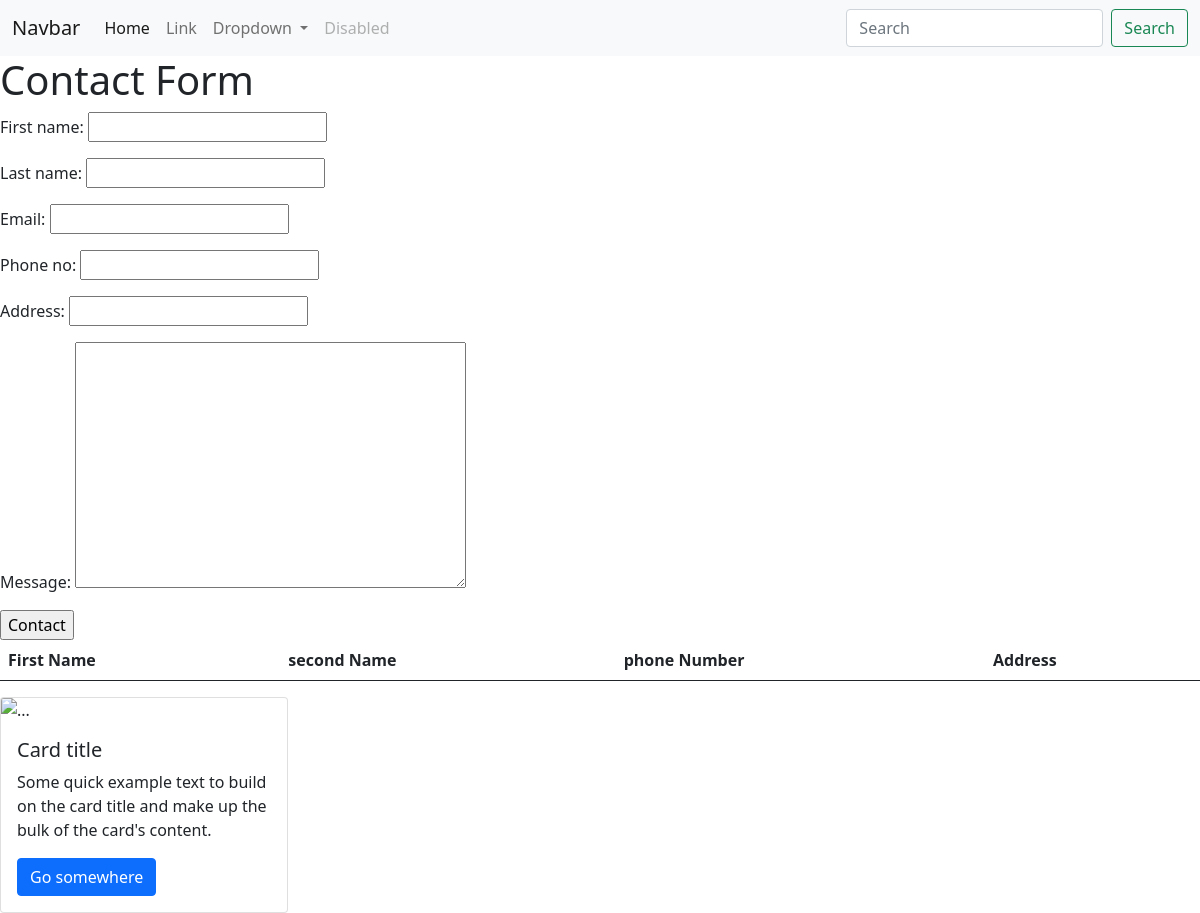
The app's page /secondapp/contact-us/, older data.
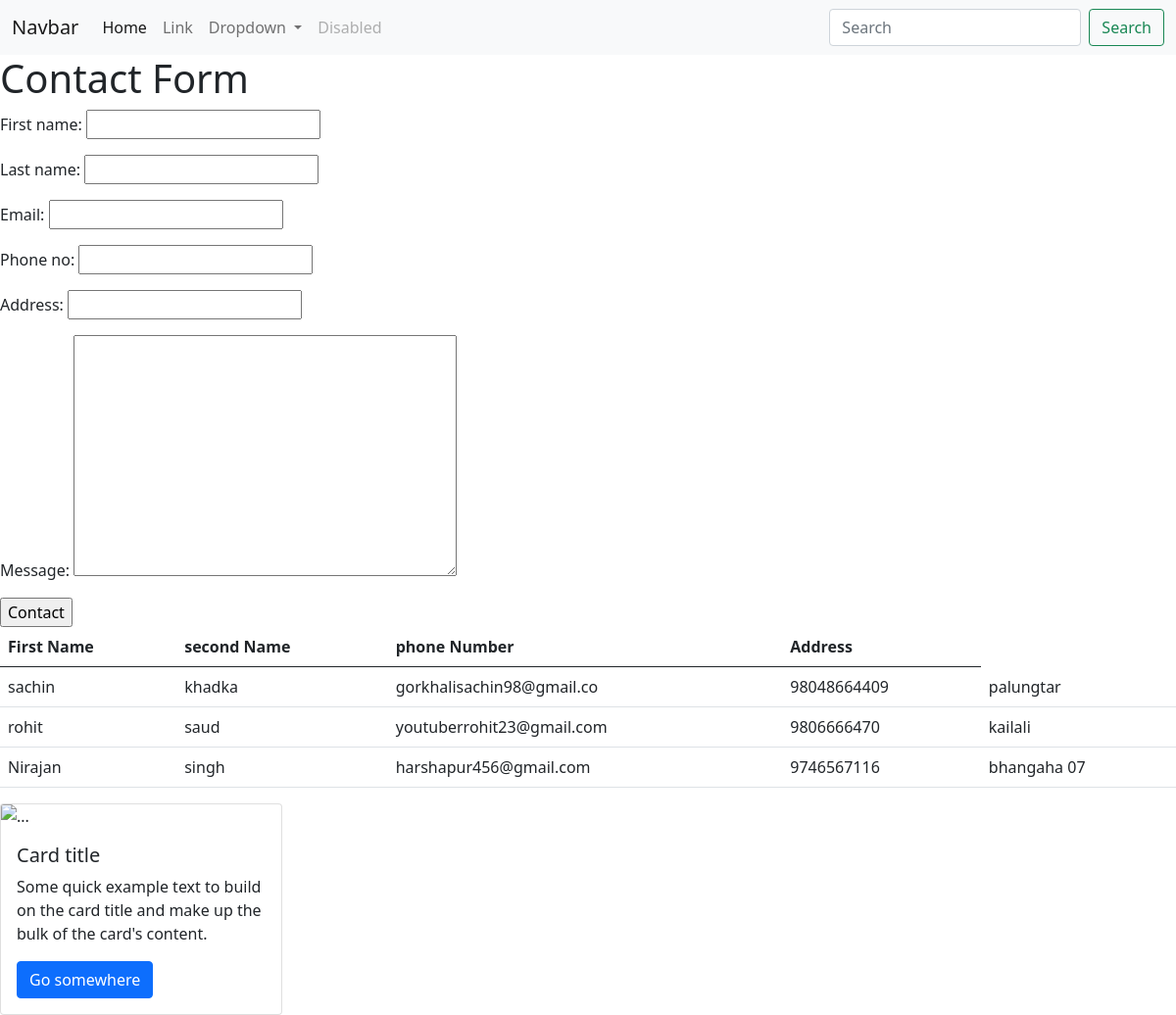
The same page, newer data.
### secondapp/models.py (models this page shows, shortened)
class contact(models.Model):
    first_name= models.CharField(max_length=100, null=False,blank=False)
    last_name= models.CharField(max_length=100, null=False,blank=False)
    email= models.EmailField(max_length=25, null=False,blank=False, unique=True)
    phone_no= models.IntegerField(max_length=15, null=False, blank=False)
    contact_date = models.DateField(default=datetime.now())
    address= models.CharField(max_length=100, null=False, blank=False)
    message = models.TextField(max_length=250, null=False,blank=False)

### secondapp/views.py (the view, shortened to what this page needs)
# urls.py: path('contact-us/',views.contact_form, name='contact')
def contact_form(request):
    cf= ContactForms()
    context={
        "title": "Day 5: Contact Form",
        "form": cf
    }
    data = contact.objects.all()   #fetch all data from contct
    context.setdefault("data", data)
    return render(request, "contact_form.html", context)

### secondapp/forms.py
class ContactForms(forms.ModelForm):
    class Meta:
        model = contact
        fields = ("first_name", "last_name", "email", "phone_no", "address", "message")

### templates/contact_form.html (shortened to what this page needs)
{% extends "base.html" %}
{% block content %}
<main>
    <section>
        <h1>Contact Form</h1>
        <form action="#" method="post">
            {{form.as_p}}
            <input type="submit" value= "Contact">
        </form>
    </section>
    <section>
        <table class="table table-hover">
            <thead>
                <tr>
                    <th>First Name</th>
                    <th>second Name</th>
                    <th>phone Number</th>
                    <th>Address</th>
                </tr>
            </thead>
            <tbody>
                {%for val in data %}
                <tr>
                    <td>{{val.first_name}}</td>
                    <td>{{val.last_name}}</td>
                    <td>{{val.email}}</td>
                    <td>{{val.phone_no}}</td>
                    <td>{{val.address}}</td>
                </tr>
                {% endfor %}
            </tbody>
        </table>
    </section>
</main>
{% endblock  %}

### templates/base.html (shortened to what this page needs)
{% load static %}
<!DOCTYPE html>
<html lang="en">
<head>
    <link rel="stylesheet" href="{%static 'assets/css/bootstrap.min.css'%}">
</head>
<body>
    <nav class="navbar navbar-expand-lg navbar-light bg-light">
  <div class="container-fluid">
    <a class="navbar-brand" href="#">Navbar</a>
    <div class="collapse navbar-collapse" id="navbarSupportedContent">
      <ul class="navbar-nav me-auto mb-2 mb-lg-0">
        <li class="nav-item">
          <a class="nav-link active" aria-current="page" href="#">Home</a>
        </li>
        <li class="nav-item">
          <a class="nav-link" href="#">Link</a>
        </li>
        <li class="nav-item dropdown">
          <a class="nav-link dropdown-toggle" href="#" id="navbarDropdown" role="button" data-bs-toggle="dropdown" aria-expanded="false">
            Dropdown
          </a>
        </li>
        <li class="nav-item">
          <a class="nav-link disabled" href="#" tabindex="-1" aria-disabled="true">Disabled</a>
        </li>
      </ul>
      <form class="d-flex">
        <input class="form-control me-2" type="search" placeholder="Search" aria-label="Search">
        <button class="btn btn-outline-success" type="submit">Search</button>
      </form>
    </div>
  </div>
</nav>
    {% block content %}{% endblock  %}
    <div class="card" style="width: 18rem;">
  <img src="..." class="card-img-top" alt="...">
  <div class="card-body">
    <h5 class="card-title">Card title</h5>
    <p class="card-text">Some quick example text to build on the card title and make up the bulk of the card's content.</p>
    <a href="#" class="btn btn-primary">Go somewhere</a>
  </div>
</div>
</body>
</html>

Row changes from the older to the newer data that the page shows:
added contact: first_name "sachin", last_name "khadka", email "gorkhalisachin98@gmail.co", phone_no "98048664409", address "palungtar"
added contact: first_name "rohit", last_name "saud", email "youtuberrohit23@gmail.com", phone_no "9806666470", address "kailali"
added contact: first_name "Nirajan", last_name "singh", email "harshapur456@gmail.com", phone_no "9746567116", address "bhangaha 07"
